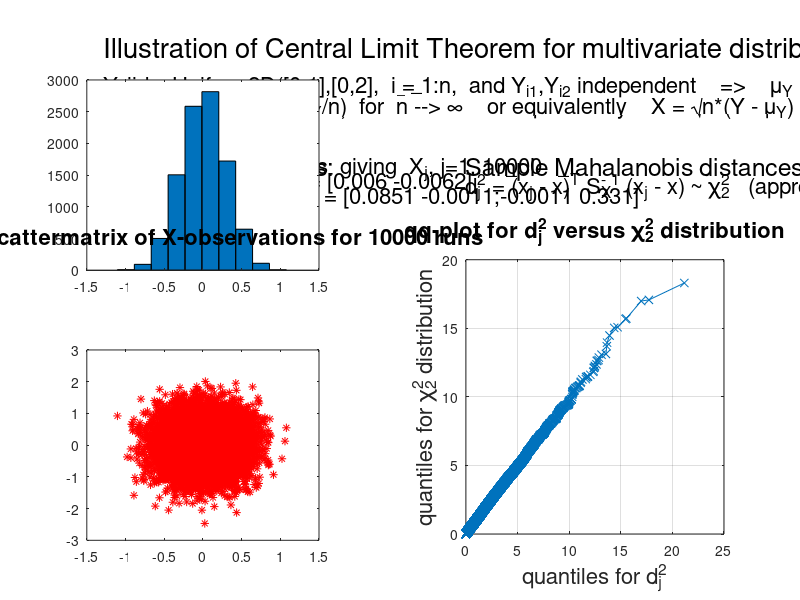

Write MATLAB code to recreate this figure.
clc;clear;close all
format compact
%--------------------------------------------------------------------------
mu = [0.5 1];
SIGMA = (1/12)*[1 0; 0 4];
p = 2;
n = 20;
runs = 10000;
X = zeros(runs,p);
for j = 1:runs
    Y = [rand(n,1) 2*rand(n,1)];
    X(j,:) = sqrt(n)*(mean(Y) - mu);
end
mu_X_hat = mean(X);
SIGMA_X_hat = cov(X);
%--------------------------------------------------------------------------
figure
subplot(5,2,1:2)
axis off
text(0,0.9,'Illustration of Central Limit Theorem for multivariate distributions (p = 2)','Fontsize',20)
text(0,0.3,'Y_i iid ~ Uniform2D([0,1],[0,2],  i = 1:n,  and Y_i_1,Y_i_2 independent    =>    {\mu}_Y = [1/2 1] = [0.5 1],  {\Sigma}_Y = (1/12)*[1 0; 0 4] = [0.0833 0; 0 0.333]','Fontsize',16) 
text(0,-0.05,'CLT:   Y  -->  N_2({\mu}_Y,{\Sigma}_Y/n)  for  n --> {\infty}    or equivalently    X = {\surd}n*(Y - {\mu}_Y)  -->  N_2(0,{\Sigma}_Y)  for  n --> {\infty}','Fontsize',16)
text(0.474,0.18,'_','Fontsize',12)
text(0.055,0.22,'_','Fontsize',16)
text(0.496,0.22,'_','Fontsize',16)

subplot(5,2,3)
axis off
x1_aver = mean(X(:,1));
x2_aver = mean(X(:,2));
S = cov(X);
text(0,0.75,'Descriptive statistics:','Fontsize',18)
text(0,1.1,['n = ' num2str(n)],'Fontsize',16)
text(0.45,0.75,[num2str(runs) ' runs  giving  X_j, j=1..' num2str(runs)],'Fontsize',16)
text(0.45,0.5,['{\mu}_X_,_h_a_t = x = ' mat2str([x1_aver x2_aver],2)],'Fontsize',16)
text(0.585,0.71,'_','Fontsize',16),warning('off')
text(0.45,0.25,['{\Sigma}_X_,_h_a_t = S_X = ' mat2str(S,3)],'Fontsize',16)

subplot(5,2,5:2:9)
plotmatrix(X,'r*')
xlabel('x_1                                          x_2','Fontsize',16)
ylabel('x_2                           x_1','Fontsize',16)
title(['Scattermatrix of X-observations for ' num2str(runs) ' runs'],'Fontsize',16)

subplot(5,2,4)
axis off
text(0,0.75,['Sample Mahalanobis distances, j=1..' num2str(runs) ':'],'Fontsize',18)
text(0,0.45,'d_j^2 = (x_j - x)^T S_X^-^1 (x_j - x) ~ {\chi}_2^2   (approximately)','Fontsize',16)
text(0.158,0.66,'_','Fontsize',16),warning('off')
text(0.358,0.66,'_','Fontsize',16),warning('off')

subplot(5,2,6:2:10)
mu_hat = [x1_aver x2_aver];
d_j_sqr = zeros(1,n);
for j = 1:runs
    d_j_sqr(j) = (X(j,:)-mu_hat)*inv(S)*(X(j,:)-mu_hat)';
end
df = 2;
z_j = chi2rnd(df,1,runs);
qqplot(d_j_sqr,z_j),grid,xlabel('quantiles for d_j^2','Fontsize',16),ylabel('quantiles for {\chi}_2^2 distribution','Fontsize',16),...
    title('qq-plot for d_j^2 versus {\chi}_2^2 distribution','Fontsize',16)
